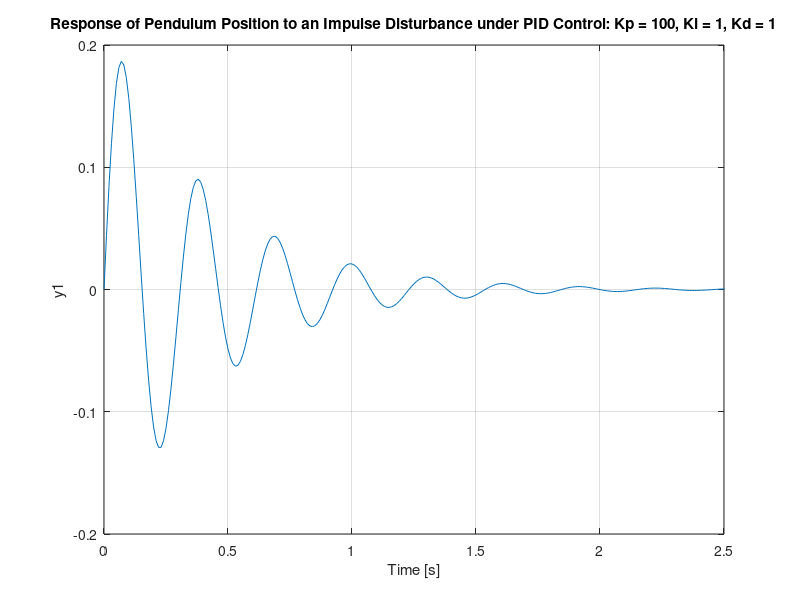

Source code (MATLAB):
% system structure
M = 0.5;
m = 0.2;
b = 0.1;
I = 0.006;
g = 9.8;
l = 0.3;
q = (M+m)*(I+m*l^2)-(m*l)^2;
s = tf('s');
P_pend = (m*l*s/q)/(s^3 + (b*(I + m*l^2))*s^2/q - ((M + m)*m*g*l)*s/q - b*m*g*l/q);

% PID control
Kp = 1;
Ki = 1;
Kd = 1;
C = pid(Kp,Ki,Kd);
T = feedback(P_pend,C);

t=0:0.01:10;
impulse(T,t)
title('Response of Pendulum Position to an Impulse Disturbance under PID Control: Kp = 1, Ki = 1, Kd = 1');

% figure;
Kp = 100;
Ki = 1;
Kd = 1;
C = pid(Kp,Ki,Kd);
T = feedback(P_pend,C);
t=0:0.01:10;
impulse(T,t)
axis([0, 2.5, -0.2, 0.2]);
title('Response of Pendulum Position to an Impulse Disturbance under PID Control: Kp = 100, Ki = 1, Kd = 1');

% figure;
Kp = 100;
Ki = 1;
Kd = 20;
C = pid(Kp,Ki,Kd);
T = feedback(P_pend,C);
t=0:0.01:10;
% impulse(T,t)
% axis([0, 2.5, -0.2, 0.2]);
% title('Response of Pendulum Position to an Impulse Disturbance under PID Control: Kp = 100, Ki = 1, Kd = 20');
